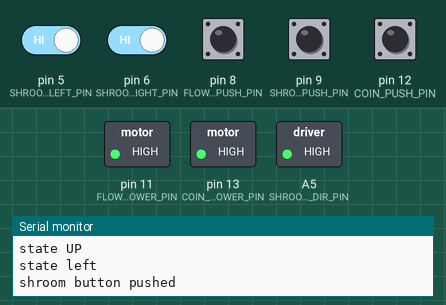
Bench run of a sketch on a simulated Arduino Uno, built with avr-gcc and run on an emulated ATmega328P. Shown: switched loads named in the sketch (green lamp = pin HIGH), the last lines printed to the serial monitor. The inputs (shaded band) are chosen by the test bench; at power-on: pin 5 (SHROOM_SENSOR_LEFT_PIN), pin 6 (SHROOM_SENSOR_RIGHT_PIN), pin 8 (FLOWER_PUSH_PIN), pin 9 (SHROOM_PUSH_PIN), pin 12 (COIN_PUSH_PIN) HIGH. Pins used as bus, display or sensor lines are not drawn.

Above: at 4.3 s.
4.4 s: pin 6 (SHROOM_SENSOR_RIGHT_PIN) driven LOW
At 5.0 s:
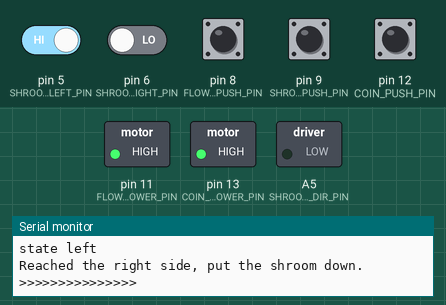
At 6.6 s:
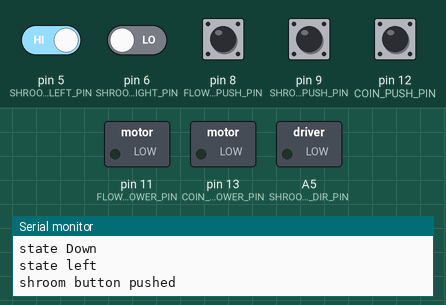
7.4 s: pin 5 (SHROOM_SENSOR_LEFT_PIN) driven LOW
10.4 s: pin 6 (SHROOM_SENSOR_RIGHT_PIN) driven HIGH
At 11.5 s:
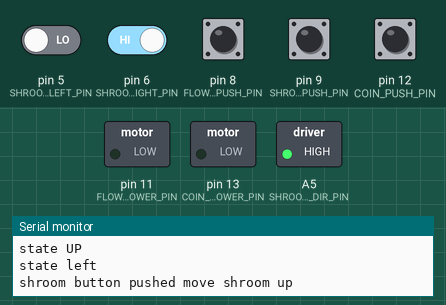
12.0 s: pin 5 (SHROOM_SENSOR_LEFT_PIN) driven HIGH
At 14.9 s:
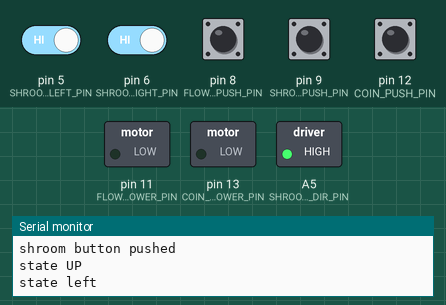
15.0 s: pin 9 (SHROOM_PUSH_PIN) pulled LOW for 0.15 s
16.6 s: pin 9 (SHROOM_PUSH_PIN) pulled LOW for 1 s
Timing chart, 0 to 21.6 s (numbered marks = the images above; inputs shaded):
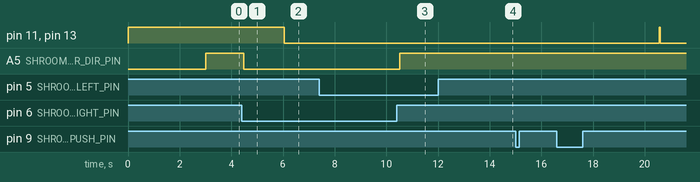

Measured:
- after the input at 4.4 s, A5 (SHROOM_HOR_DIR_PIN): HIGH → LOW after 0.07 s
- after the input at 10.4 s, A5 (SHROOM_HOR_DIR_PIN): goes on until 10.5 s, then stays HIGH
- after the input at 12.0 s, pin 11 (FLOWER_MOTOR_POWER_PIN), pin 13 (COIN_MOTOR_POWER_PIN): stays LOW (without the input it goes to HIGH after 2.5 s)

The sketch:

MarioBlockMovement.ino
```cpp
//Function Prototypes.
void printPushButtonsValues();
void readPushButtons();
void readShroomSensors();

void handlePushButtonState();
void handleCoinState();
void handleFlowerState();
void handleShroomState();

//OUTPUT PIN ASSIGNMENTS
const int SHROOM_HOR_DIR_PIN = A5;
const int COIN_MOTOR_POWER_PIN = 13;
const int FLOWER_MOTOR_POWER_PIN = 11;
const int SHROOM_HOR_POWER_PIN = A2;
const int SHROOM_VER_POWER_PIN = 2;

//INPUT PIN ASSIGNMENTS
const int SHROOM_SENSOR_LEFT_PIN = 5;
const int SHROOM_SENSOR_RIGHT_PIN = 6 ;
const int COIN_PUSH_PIN = 12;//7;
const int FLOWER_PUSH_PIN = 8;
const int SHROOM_PUSH_PIN = 9;

const unsigned long COIN_INTERVAL = 6000;
const unsigned long FLOWER_INTERVAL = 6000;
const unsigned long SHROOM_INTERVAL = 6000;

const bool LEFT = 0;
const bool RIGHT = 255;
bool shroomMoving = false;

//Typedefs
typedef enum{
  STATE_COIN_UP,
  STATE_COIN_DOWN,
  STATE_COIN_NUM,
} COIN_STATE;

typedef enum{
  STATE_FLOWER_UP,
  STATE_FLOWER_DOWN,
  STATE_FLOWER_NUM,
} FLOWER_STATE;

typedef enum{
  STATE_SHROOM_UP,
  STATE_SHROOM_DOWN,
  STATE_VER_SHROOM_NUM,
} SHROOM_VER_STATE;

typedef enum{
  STATE_SHROOM_LEFT,
  STATE_SHROOM_RIGHT,
  STATE_HOR_SHROOM_NUM,
} SHROOM_HOR_STATE;

//Global Variables
int pushButtonPins[] = {COIN_PUSH_PIN,FLOWER_PUSH_PIN, SHROOM_PUSH_PIN};
int shroomSensorPins[] = {SHROOM_SENSOR_LEFT_PIN, SHROOM_SENSOR_RIGHT_PIN};

int pushButtonValues[3] = {LOW,LOW,LOW};
COIN_STATE machineCoinState;
FLOWER_STATE machineFlowerState;
SHROOM_HOR_STATE machineShroomHorState;
SHROOM_VER_STATE machineShroomVerState;

unsigned long coinPreviousMillis = 0;
unsigned long flowerPreviousMillis = 0;
unsigned long shroomPreviousMillis = 0;

void setup() {
  Serial.begin(9600);
  //OUTPUT PIN ASSIGNMENTS
  pinMode(COIN_MOTOR_POWER_PIN, OUTPUT);
  pinMode(FLOWER_MOTOR_POWER_PIN, OUTPUT);
  pinMode(SHROOM_HOR_POWER_PIN, OUTPUT);
  pinMode(SHROOM_VER_POWER_PIN, OUTPUT);
  pinMode(SHROOM_HOR_DIR_PIN, OUTPUT);

  //INPUT PIN ASSIGNMENTS
  //Push buttons
  pinMode(COIN_PUSH_PIN, INPUT_PULLUP);
  pinMode(FLOWER_PUSH_PIN, INPUT_PULLUP);
  pinMode(SHROOM_PUSH_PIN, INPUT_PULLUP);

  //Shroom stuff
  pinMode(SHROOM_SENSOR_LEFT_PIN, INPUT_PULLUP);
  pinMode(SHROOM_SENSOR_RIGHT_PIN, INPUT_PULLUP);

  machineCoinState == STATE_COIN_DOWN;
  machineShroomVerState == STATE_SHROOM_DOWN;
  machineShroomHorState == STATE_SHROOM_LEFT;

  digitalWrite(COIN_MOTOR_POWER_PIN, HIGH); //Stop coin motor.
  digitalWrite(SHROOM_VER_POWER_PIN, HIGH); //Stop coin motor.
  analogWrite(SHROOM_HOR_POWER_PIN, HIGH); //Stop coin motor.
  digitalWrite(FLOWER_MOTOR_POWER_PIN, HIGH); //Stop coin motor.
}

void loop() {
  unsigned long coinCurrentMill = millis();
  unsigned long flowerCurrentMill = millis();
  unsigned long shroomCurrentMill = millis();

//  if ( digitalRead(COIN_PUSH_PIN)){
//    Serial.println("coin button pushed");
//  }else{
//    Serial.println("coin button not pushed");
//  }

  if(digitalRead(COIN_PUSH_PIN) && machineCoinState == STATE_COIN_DOWN){
    // Move the coin up only when the coin is down.
    //Serial.println("Coin button pushed move coin up");
    machineCoinState = STATE_COIN_UP;
    coinPreviousMillis = millis();
    digitalWrite(COIN_MOTOR_POWER_PIN, LOW);
  }

  if(machineCoinState == STATE_COIN_UP){
    // Coin is already up, need to check when to put it down.
    //Serial.println("Coin is held up. check if need to put down");
    if( millis() - coinPreviousMillis > COIN_INTERVAL) {
      //Times Up, put the coint down
      machineCoinState = STATE_COIN_DOWN;
      digitalWrite(COIN_MOTOR_POWER_PIN, HIGH);
     // Serial.println("Times up put coin down. >>>>>>>>>>>>>>>");
    }
  }

//CODE BELOW IS FOR FLOWER STUFF
  if ( digitalRead(FLOWER_PUSH_PIN)){
    //Serial.println("flower button pushed");
  }else{
    //Serial.println("flower button not pushed");
  }

  if(digitalRead(FLOWER_PUSH_PIN) && machineFlowerState == STATE_FLOWER_DOWN){
    // Move the flower up only when the flower is down.
    //Serial.println("flower button pushed move flower up");
    machineFlowerState = STATE_FLOWER_UP;
    flowerPreviousMillis = millis();
    digitalWrite(FLOWER_MOTOR_POWER_PIN, LOW);
  }

  if(machineFlowerState == STATE_FLOWER_UP){
    // flower is already up, need to check when to put it down.
    //Serial.println("flower is held up. check if need to put down");
    if( millis() - flowerPreviousMillis > FLOWER_INTERVAL) {
      //Times Up, put the flowert down
      machineFlowerState = STATE_FLOWER_DOWN;
      digitalWrite(FLOWER_MOTOR_POWER_PIN, HIGH);
      //Serial.println("Times up put flower down. >>>>>>>>>>>>>>>");
    }
   }

//CODE BELOW IS FOR SHROOM STUFF
  if ( digitalRead(SHROOM_PUSH_PIN)){
    Serial.println("shroom button pushed");
  }else{
    Serial.println("shroom button not pushed");
  }
    machineShroomVerState== STATE_SHROOM_DOWN;
if ( machineShroomVerState == STATE_SHROOM_DOWN ){
    Serial.println("state Down");
  }else{
    Serial.println("state UP");
  }

  if ( machineShroomHorState == STATE_SHROOM_LEFT ){
    Serial.println("state left");
  }else{
    Serial.println("state right");
  }


  if(digitalRead(SHROOM_PUSH_PIN) && shroomMoving == false){
    // Move the shroom up only when the shroom is down and right.
    Serial.println("shroom button pushed move shroom up");
    shroomMoving = true;
    digitalWrite(SHROOM_VER_POWER_PIN, LOW); // Move shroom up
    machineShroomVerState = STATE_SHROOM_UP;
    delay(3000);
    analogWrite(SHROOM_HOR_POWER_PIN, 255);
    digitalWrite(SHROOM_HOR_DIR_PIN, RIGHT);
    delay(500);
  }

  if(machineShroomVerState == STATE_SHROOM_UP ){
    // shroom is already up, need to check when to put it down.
   // Serial.println("shroom is held up. check if need to put down");
    if( digitalRead(SHROOM_SENSOR_RIGHT_PIN) == LOW) {
      digitalWrite(SHROOM_VER_POWER_PIN, HIGH); // Move the shroom down
      machineShroomVerState = STATE_SHROOM_DOWN;
      Serial.println("Reached the right side, put the shroom down. >>>>>>>>>>>>>>>");
      digitalWrite(SHROOM_HOR_DIR_PIN,LEFT);  // Move to other side.
      analogWrite(SHROOM_HOR_POWER_PIN, 0); //Turn off chain
      delay(1500); //Wait for shroom to drop
      analogWrite(SHROOM_HOR_POWER_PIN, 255); //Turn on chain
  }else{
      //Serial.println("Shroom not up yet<<<<<");
    }
  }

  if( digitalRead(SHROOM_SENSOR_LEFT_PIN) == LOW){
    digitalWrite(SHROOM_VER_POWER_PIN, HIGH);
    analogWrite(SHROOM_HOR_POWER_PIN, 0);
    shroomMoving = false;
  }

//  if( machineShroomVerState == STATE_SHROOM_DOWN && machineShroomHorState == STATE_SHROOM_RIGHT){
//    //Serial.println(" Shroom is on the right , bing it to left.");
//    machineShroomHorState = STATE_SHROOM_RIGHT; // Already on the right
//
//    //machineShroomHorState = STATE_SHROOM_LEFT;
//    shroomPreviousMillis = millis();
//    analogWrite(SHROOM_HOR_POWER_PIN, LEFT);
//    delay(10);
//  }
//
//  if( machineShroomVerState == STATE_SHROOM_RIGHT){
//    //Serial.println(" Shroom is on the right , bing it to left.");
//    machineShroomHorState = STATE_SHROOM_LEFT;
//    shroomPreviousMillis = millis();
//    analogWrite(SHROOM_HOR_POWER_PIN, LOW);
//  }

} //end of loop

//void printPushButtonsValues(){
//  for(int pin =0; pin<3 ;pin++){
//    Serial.print("pin");
//    Serial.print(pin);
//    Serial.print("is");
//    Serial.print(pushButtonValues[pin]);
//    Serial.println();
//  }
//}

//void handlePushButtonState(){
//  if (pushButtonValues[0] > 512 ){
//    Serial.println("Coin button pushed");
//    machineCoinState = STATE_COIN_UP;
//  }
//  if (pushButtonValues[1]){
//    Serial.println("Flower button pushed");
//    machineFlowerState = STATE_FLOWER_UP;
//  }
//  if (pushButtonValues[2]){
//    Serial.println("Shroom button pushed");
//    machineShroomVerState = STATE_SHROOM_UP;
//  }
//  delay(1000);
//}
//
//
//void readShroomSensors(){
//  digitalRead(SHROOM_PUSH_PIN);
//};
//
```
